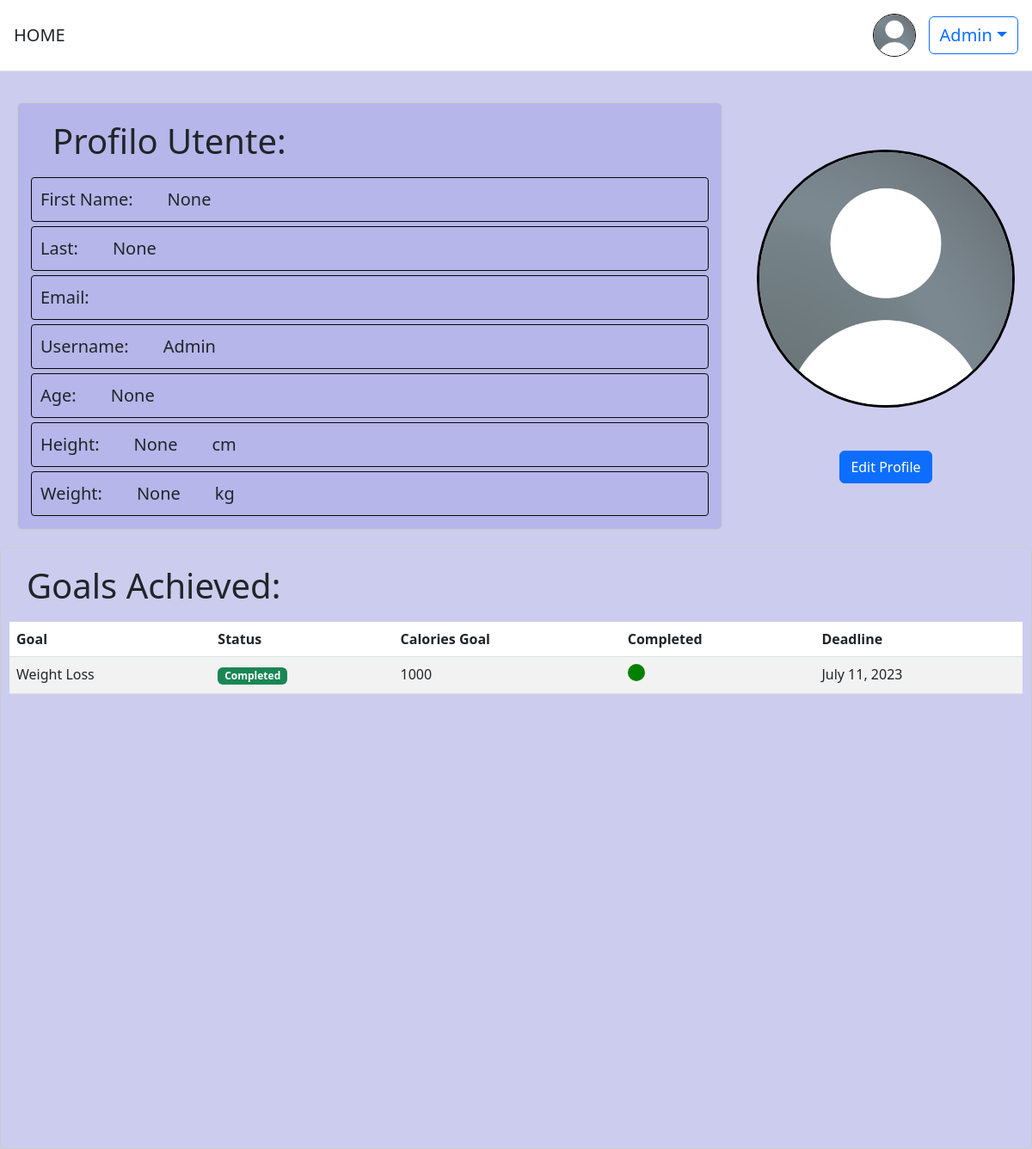
Page /users/profile/ (signed in) on the earlier database version.
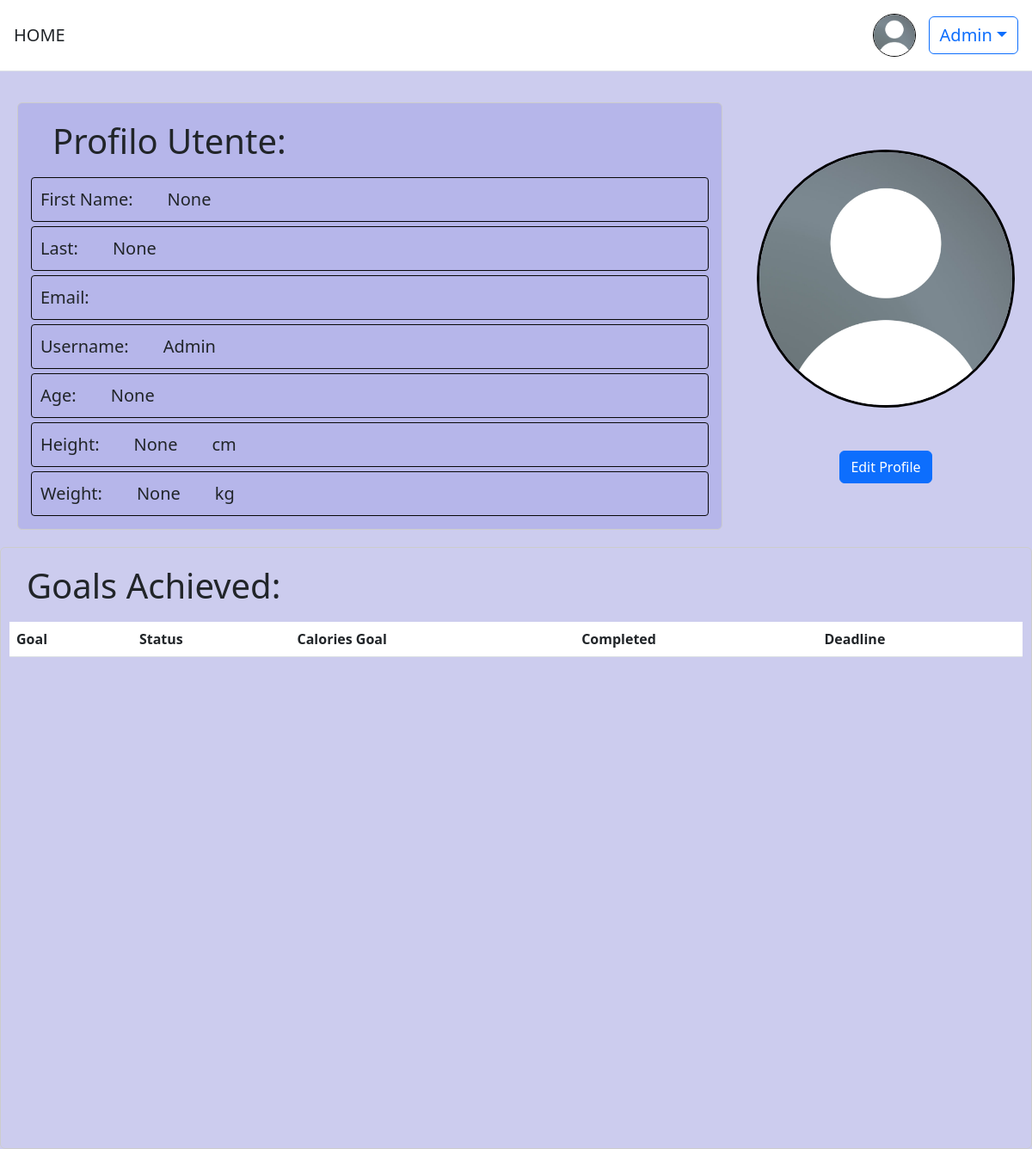
Same page on the later database version.
### obiettivi/models.py (models this page shows, shortened)
class GoalModel(models.Model):
    GOAL_CHOICES = (
        ('Weight Loss', 'Weight Loss'),
        ('Muscle Gain', 'Muscle Gain'),
        ('Fitness Improvement', 'Fitness Improvement'),
    )
    STATUS_CHOICES = (
        ('V', 'In Corso'),
        ('S', 'Scaduto'),
    )
    TEMP_CHOICES = (
        (1, '1 day'),
        (7, '1 week'),
        (30, '1 month'),
        (90, '3 months'),
    )
    deadline = models.DateField(blank=True, null=True)
    status = models.CharField(max_length=1, choices=STATUS_CHOICES, default='V')
    tempistica = models.IntegerField(choices=TEMP_CHOICES, default=30)
    utente = models.ForeignKey(settings.AUTH_USER_MODEL, on_delete=models.CASCADE)
    goal_type = models.CharField(max_length=20, choices=GOAL_CHOICES)
    data_creazione = models.DateField(default=timezone.now)
    descrizione = models.TextField(max_length=255, blank=True, null=True)
    CaloriesGoal = models.IntegerField(default=0, blank=False, null=False)
    is_selected = models.BooleanField(default=False)
    is_completed = models.BooleanField(default=False)
    cal = models.IntegerField(default=0)

### users/views.py (the view)
# urls.py: path('profile/', profile_view, name='profile'),
@login_required
def profile_view(request):
    goals_completed = GoalModel.objects.filter(utente=request.user, is_completed=True)
    return render(request, 'profile.html', {'goals_completed': goals_completed, 'user': request.user})

### templates/profile.html (shortened to what this page needs)
{% extends 'base.html' %}
{% load static %}
{% load crispy_forms_tags %}
{% block content %}
<div style="background-color:#ccccee;display:flex;flex-direction:column">
<div id="wr" style="display:flex; flex-direction:row">
  <div id="datiprofilo" class="crispy">
    <h1 style="margin-left:20px;padding:10px;">Profilo Utente:</h1>
    <div class="field"><p>First Name:</p><p> {{ user.first_name }}</p></div>
    <div class="field"><p>Last:</p><p> {{ user.last_name }}</p> </div>
    <div class="field"><p>Email:</p><p> {{ user.email }}</p> </div>
    <div class="field"><p>Username:</p> <p> {{ user.username }}</p> </div>
    <div class="field"><p>Age:</p><p> {{ user.age }}</p></div>
    <div class="field"><p>Height:</p><p> {{ user.altezza }}</p><p>cm</p></div>
    <div class="field"><p>Weight:</p><p>{{user.peso}}</p><p>kg</p></div>
  </div>
  <div class="profile-picture-container">
   {% if user.profile_pic %}
    <img class="profile-picture" style="border:3px solid black" src="{{user.profile_pic.url}}">
   {% else %}
      <img class="profile-picture" style="border:3px solid black" src="{% static 'images/user_default.jpeg'%}">
  {% endif %}
      <div class="text-center">
   <a href="{% url 'users:updateprofile' %}" class="btn btn-primary">Edit Profile</a>
  </div>
  </div>
</div>
</div>
<div class="completed_goal table-responsive">
    <h1 style="margin-left:10px;padding:10px;">Goals Achieved:</h1>
    <table class="table table-striped">
        <thead>
        <tr>
            <th>Goal</th>
            <th>Status</th>
            <th>Calories Goal</th>
            <th>Completed</th>
            <th>Deadline</th>
        </tr>
        </thead>
        <tbody>
        {% for goal in goals_completed %}
            <tr>
            <td>{{ goal.goal_type }}</td>
            <td>
                {% if goal.is_completed %}
                <span class="badge bg-success">Completed</span>
                {% endif %}
            </td>
            <td>
                {{ goal.CaloriesGoal }}
            </td>
            <td>
                {% if goal.is_completed %}
                <div style="width: 20px;height: 20px;border-radius: 50%;display: inline-block; background-color:green"></div>
                {% else %}
                <div style="width: 20px;height: 20px;border-radius: 50%;display: inline-block;background-color: red;"></div>
                {% endif %}
            </td>
            <td>{{ goal.deadline }}</td>
            </tr>
        {% endfor %}
        </tbody>
    </table>
</div>
{% endblock content %}

Differences in the rows shown:
no longer on this page (row edited): GoalModel: goal_type "Weight Loss", is_completed "Completed", CaloriesGoal "1000", deadline "July 11, 2023"
